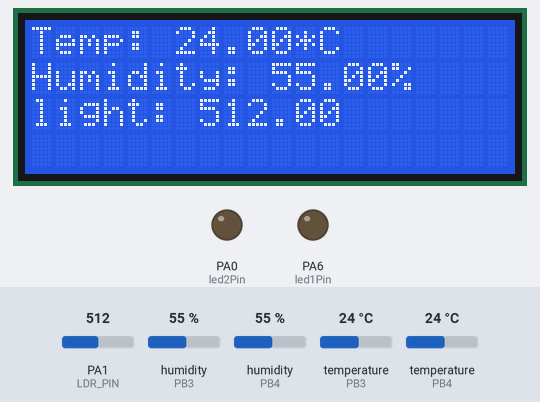
A program run on a simulated STM32 Blue Pill. Parts: 20×4 character LCD, output pins drawn as LEDs (lit = HIGH). Inputs (shaded band) come from the test bench; at power-on: humidity (sensors on PB3, PB4) 55 %, PA1 (LDR_PIN) = 512, temperature (sensors on PB3, PB4) 24 °C.

Above: at 2.4 s.
2.5 s: humidity (sensor on PB3) set to 22 %
At 3.9 s:
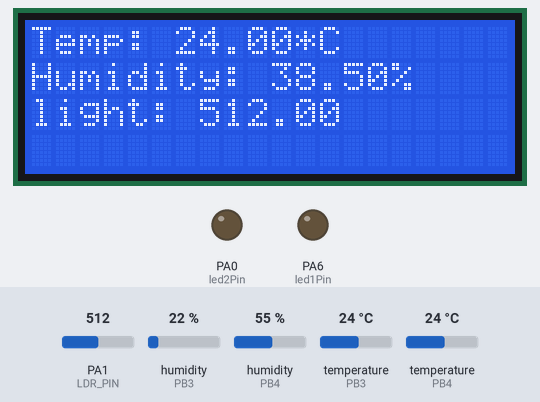
4.7 s: humidity (sensor on PB4) set to 22 %
At 6.0 s:
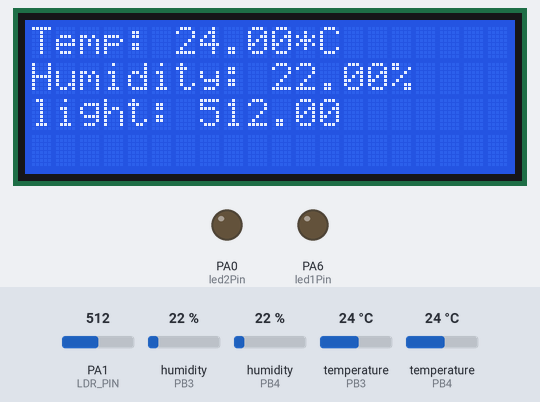
6.8 s: PA1 (LDR_PIN) set to 716
At 8.1 s:
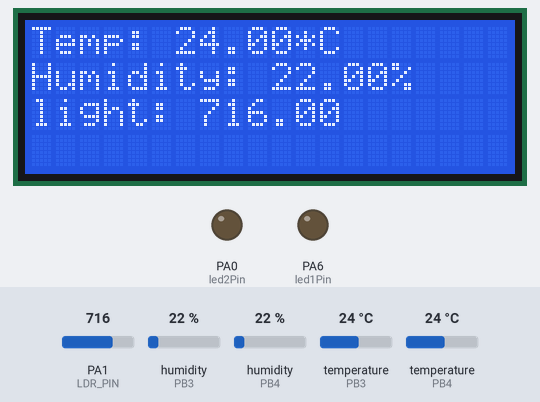
8.9 s: temperature (sensor on PB3) set to 12 °C
At 10.2 s:
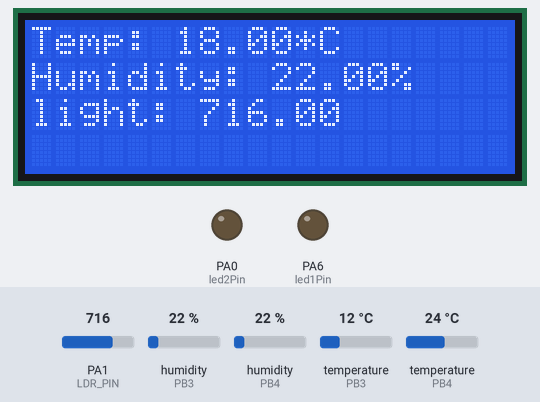
10.9 s: temperature (sensor on PB4) set to 12 °C
13.0 s: PA1 (LDR_PIN) set to 992
At 14.4 s:
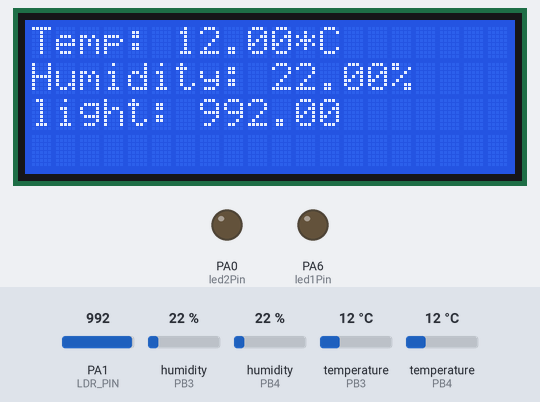
Timing chart, 0 to 16.0 s (numbered marks = the images above; inputs shaded):
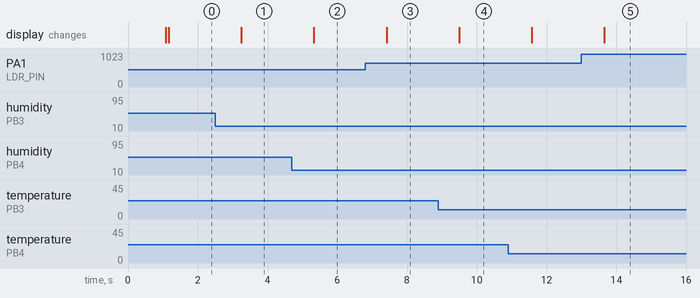

The program:

main.cpp
```cpp
#include <DHT.h>
#include <Wire.h>
#include <Adafruit_Sensor.h>
#include <ArduinoJson.h>
#include <LiquidCrystal_I2C.h>
#include <STM32FreeRTOS.h>

HardwareSerial Serial_Mon(PA10, PA9);
// HardwareSerial Serial_Third(PA2, PA3);

#define LDR_PIN   PA1
#define DHT11_PIN1 PB4    // Chân GPIO được sử dụng để kết nối với cảm biến DHT
#define DHT11_PIN2 PB3    // Chân GPIO được sử dụng để kết nối với cảm biến DHT
#define DHTTYPE DHT11     // Loại cảm biến DHT (DHT11 hoặc DHT22)
#define I2C_ADDR 0x27
#define LCD_COLS 20
#define LCD_ROWS 4
// Khai báo các chân và biến của led 1
const int led1Pin = PA6;
const int buttonPin1 = PA7;
int buttonState1 = 0;
int lastButtonState1 = 0;
// Khai báo chân và biến của led 2
const int led2Pin = PA0;
const int button2Pin = PA4;
int button2State = 0;
int lastButton2State = 0;
LiquidCrystal_I2C lcd(I2C_ADDR, LCD_COLS, LCD_ROWS);
DHT dht1(DHT11_PIN1, DHTTYPE);
DHT dht2(DHT11_PIN2,DHTTYPE);
SemaphoreHandle_t dht_semaphore;
float tempValue1, humidValue1,tempValue2, humidValue2,tempValue, humidValue;;
int ldrValue;
float voltage;
float lightIntensity;

void readDhtTask(void *pvParameters) {
  (void) pvParameters;
  for (;;) {
  if(xSemaphoreTake(dht_semaphore, portMAX_DELAY) == pdTRUE) {
      humidValue1= dht1.readHumidity();
      tempValue1 = dht1.readTemperature();
      humidValue2= dht2.readHumidity();
      tempValue2 = dht2.readTemperature();
      humidValue= (humidValue1+humidValue2)/2;
      tempValue = (tempValue1+tempValue2)/2;
      lightIntensity = analogRead(LDR_PIN);
      xSemaphoreGive(dht_semaphore);
  }
   vTaskDelay(500 / portTICK_PERIOD_MS);
}
}
void displayLCD(void *pvParameters) {
  (void) pvParameters;
  for (;;) {
    if(xSemaphoreTake(dht_semaphore, portMAX_DELAY) == pdTRUE) {
      lcd.setCursor(0, 0);
      lcd.print("Temp: ");
      lcd.print(tempValue);
      lcd.print("*C");
      lcd.setCursor(0, 1);
      lcd.print("Humidity: ");
      lcd.print(humidValue);
      lcd.print("%");
      lcd.setCursor(0,2);
      lcd.print("light: ");
      lcd.print(lightIntensity);
      xSemaphoreGive(dht_semaphore);
    }
    vTaskDelay(1000 / portTICK_PERIOD_MS);
  }
}
void sendData(void *pvParameters){
    (void) pvParameters;
    for (;;)
    {
      if(xSemaphoreTake(dht_semaphore, portMAX_DELAY) == pdTRUE){
       // Định dạng chuỗi JSON
      DynamicJsonDocument jsonDocSS(128);
      jsonDocSS["tempValue"] = 1.00*tempValue;
      jsonDocSS["humidValue"] = 1.00*humidValue;
      jsonDocSS["lightIntensity"] = lightIntensity;
      String jsonStringSS;
      serializeJson(jsonDocSS, jsonStringSS);
      Serial_Mon.println(jsonStringSS);
      if (Serial_Mon.available() > 0)
      {
    // Read from  STM module and send to serial monitor
    String input = Serial_Mon.readString();
    DynamicJsonDocument jsonDocSR(128); // Kích thước buffer là 128 byte
    deserializeJson(jsonDocSR, input);
    bool led1 = jsonDocSR["led1"];
    digitalWrite(led1Pin, (led1 == 1 ) ? HIGH : LOW);

    bool led2 = jsonDocSR["led2"];
    digitalWrite(led2Pin, (led2 == 1 ) ? HIGH : LOW);
    }

      xSemaphoreGive(dht_semaphore);
      vTaskDelay(1000 / portTICK_PERIOD_MS);  // Gửi lại sau 1 giây
      }
}
}

void setup() {
  Serial_Mon.begin(115200);
  pinMode(led1Pin, OUTPUT);
  pinMode(led2Pin, OUTPUT);
  digitalWrite(led1Pin, LOW);
  digitalWrite(led2Pin, LOW);
  dht1.begin();
  dht2.begin();
  lcd.init();
  lcd.backlight();
  lcd.setCursor(0, 0);
  lcd.print("Vuon Thong Minh");
  delay(1000);
  lcd.clear();
  dht_semaphore = xSemaphoreCreateCounting(1, 1);
  xTaskCreate(readDhtTask,"readDhtTask",configMINIMAL_STACK_SIZE,NULL,tskIDLE_PRIORITY + 4,NULL);
  xTaskCreate(displayLCD, "DisplayLCD", configMINIMAL_STACK_SIZE, NULL, tskIDLE_PRIORITY + 3, NULL);
  xTaskCreate(sendData,"sendData",configMINIMAL_STACK_SIZE,NULL,tskIDLE_PRIORITY + 2,NULL);
  // xTaskCreate(receiveData,"receiveData",configMINIMAL_STACK_SIZE,NULL,tskIDLE_PRIORITY ,NULL);
  vTaskStartScheduler();
}

void loop() {

}
```

Measured:
- after the input at 2.5 s, the display: changes after 0.75 s (image 1)
- after the input at 4.7 s, the display: changes after 0.63 s (image 2)
- after the input at 6.8 s, the display: changes after 0.61 s (image 3)
- after the input at 8.9 s, the display: changes after 0.59 s (image 4)
- after the input at 13.0 s, the display: changes after 0.66 s (image 5)
